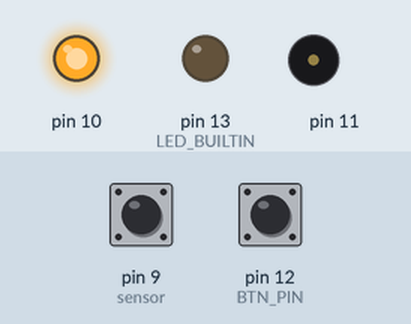
This sketch was run on a simulated Arduino Uno, built with avr-gcc and run on an emulated ATmega328P. Parts: output pins drawn as LEDs (lit = HIGH), buzzer (waves = sounding). The inputs (shaded band) are chosen by the test bench; at power-on: pin 12 (BTN_PIN) HIGH, pin 9 (sensor) HIGH.

Above: at 1.2 s.
1.3 s: pin 12 (BTN_PIN) pulled LOW for 0.15 s
At 2.01 s:
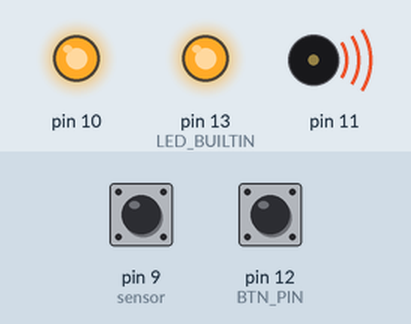
4.3 s: pin 12 (BTN_PIN) pulled LOW for 1 s
At 5.9 s:
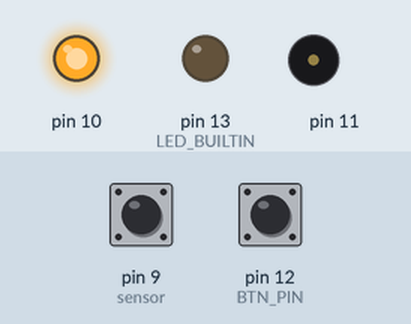
7.3 s: pin 12 (BTN_PIN) pulled LOW for 3.2 s
At 11.47 s:
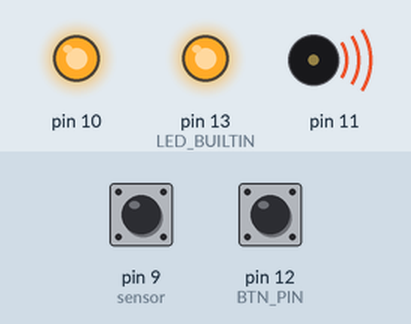
Timing chart, 0 to 19.2 s (numbered marks = the images above; inputs shaded):
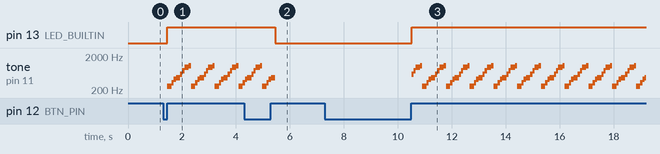

The sketch:

part_5.ino
```cpp
/**
 * Lab 1, Part 5 (30%)
 * Combine the previous two projects. The keypad is used to enter a new song
 * segment which replaces a previous song segment. You need to support the input
 * of tones at least from C to high C. The push-button still controls whether to
 * play the song. Demonstrate the ability to repetitively enter and play new
 * song
 * segments√√.
 *
 * Conditions:
 * Hold the button for at least 1.75 second or change the note duration and
 * delay.
 * Toggled the song to stop playing and press the pound symbol on the keypad to
 * program in a replacement composition.
 *
 * Remember: Show your lab instructor!
 */

/* Macros to make easy changes. */
#define BTN_PIN 12
#define LED_PIN LED_BUILTIN

/* Library taken from: <https://playground.arduino.cc/code/keypad> */
#include <Keypad.h>
const byte ROWS = 4;
const byte COLS = 3;
char keys[ROWS][COLS] = {
    {'1', '2', '3'}, {'4', '5', '6'}, {'7', '8', '9'}, {'*', '0', '#'}};
byte rowPins[ROWS] = {5, 6, 7, 8};
byte colPins[COLS] = {2, 3, 4};
Keypad kpd = Keypad(makeKeymap(keys), rowPins, colPins, ROWS, COLS);

/* btn { pressed, state, prev_state, pin } */
struct btn_s {
  int pressed;
  int state;
  int prev_state;
  const int pin;
} btn_def = {1, 1, 1, BTN_PIN};
typedef struct btn_s btn;

/* led { state, pin } */
struct led_s {
  int state;
  const int pin;
} led_def = {0, LED_PIN};
typedef struct led_s led;

/* debounce { delay, last_time } */
struct debounce_s {
  const unsigned delay;
  unsigned long last_time; /* old millis() */
} dbn_def = {10, 0};
typedef debounce_s dbn;

/* sound { output, playing, position }*/
struct sound_s {
  const byte output;
  bool playing;
  uint8_t position;
} snd_def = {11, false, 0};
typedef sound_s snd;

/* music { composition, frequency, duration, octave, position } */
struct music_s {
  char composition[8];
  double frequency[8];
  double octave_frequency[8];
  uint8_t duration[8];
  uint8_t octave;
  uint8_t position;
} msc_def = {{'c', 'd', 'e', 'f', 'g', 'a', 'b', 'h'}, //{'h', 'd', 'd', 'f', 'a', 'f', 'g', 'h'},
             {},
             {},
             {16, 8, 8, 16, 8, 8, 16, 8},
             1,
             0};
typedef music_s msc;

/* Initalize structs with default values. */
btn *Toggle   = &btn_def;
led *LED      = &led_def;
dbn *Debounce = &dbn_def;
snd *Sound    = &snd_def;
msc *Music    = &msc_def;

uint8_t get_pitch(char note) {
  static const uint8_t lookup[8] =
  { 0x9 /* a */
  , 0xB /* b */
  , 0x0 /* c */
  , 0x2 /* d */
  , 0x4 /* e */
  , 0x5 /* f */
  , 0x7 /* g */
  , 0xC /* h (High C) */
  };      /* Numerical pitch mapped to note. */
  if (note > '8')
    return lookup[note - 'a'];
  return lookup[note - '1'];
}

/**
 * update_music(char*) - Given a char ptr, generate associated frequencies.
 * TODO:
 * We might want to also generate the higher octave frequencies by default.
 * This would allow us to not have more abstraction logic for dealing with
 * the touch sensor.
 */
void update_music(char *composition) {
  for (int i = 0; i < 8; i++) {
    uint8_t pitch = get_pitch(composition[i]);
    Music->octave_frequency[i] = 261.2 * pow(2, (2 * pitch) / 12.);
    Music->frequency[i] = 261.2 * pow(2, pitch / 12.);
  }
  Sound->position = 0; /* Sound device should start anew. */
  Music->position = 0; /* Ya, know I am not sure... */
}

void play_music() {
  uint8_t length = Music->duration[Sound->position];
  if (digitalRead(9) == HIGH) { /* Touch pad sensor, check. */
    tone(Sound->output, Music->octave_frequency[Sound->position++], 70 * length);
  } else {
    tone(Sound->output, Music->frequency[Sound->position++], 70 * length);
  }
  delay(10 * length);
  noTone(Sound->output);
  if (Sound->position > 7)
    Sound->position = 0;
}

void print_music_composition() {
  for (int i = 0; i < 8; i++) {
    Serial.print(Music->composition[i]);
  }
  Serial.println();
}

void setup() {
  pinMode(Toggle->pin, INPUT_PULLUP);
  pinMode(LED->pin, OUTPUT);
  pinMode(10, OUTPUT);
  pinMode(9, INPUT_PULLUP);
  digitalWrite(10, HIGH);
  digitalWrite(LED->pin,
               LED->state); /* Our inital default for the LED is off, i.e. 0*/
  update_music(Music->composition); /* Generates default frequencies. */
  Serial.begin(9600);
}

void loop() {
  Toggle->pressed = digitalRead(Toggle->pin);

  if ((Toggle->prev_state) != (Toggle->pressed)) {
    /* If the last button state does not match the current reading, update
     * last debounce time. */
    Debounce->last_time = millis();
  }

  /* currentUptime - oldUptime > delay */
  if ((millis() - (Debounce->last_time)) > (Debounce->delay)) {
    /* The button is still changed after delay. */
    if (Toggle->state != Toggle->pressed) {
      Toggle->state = Toggle->pressed;
      if (Toggle->state) {
        LED->state = !LED->state;
        Sound->playing = !Sound->playing;
      }
    }
  }

  digitalWrite(LED->pin, LED->state);

  /**
   * The following code physically means, if the button toggles the sound off.
   * If the user then presses the pound key on the keypad, then read in 8 keys.
   * waitForKey() is a blocking call.
   *
   * TODO: Use a for-loop.
   */
  if (!Sound->playing) {
    noTone(Sound->output); /* TODO: does this improve the responsiveness? */
    char key = kpd.getKey();
    if (key == '#') {
      Music->composition[0] = kpd.waitForKey();
      Music->composition[1] = kpd.waitForKey();
      Music->composition[2] = kpd.waitForKey();
      Music->composition[3] = kpd.waitForKey();
      Music->composition[4] = kpd.waitForKey();
      Music->composition[5] = kpd.waitForKey();
      Music->composition[6] = kpd.waitForKey();
      Music->composition[7] = kpd.waitForKey();

      update_music(Music->composition);
      Serial.println("Music composition updated to: ");
      print_music_composition();
    }
  }

  /**
   * TODO: We might want to look into adding the octave support here.
   * if (Sound->player && digitalRead(touch_sensor) == HIGH) ...
   */
  if (Sound->playing) {
    play_music();
  }

  Toggle->prev_state = Toggle->pressed;
}
```

Measured:
- after the input at 1.3 s, pin 13 (LED_BUILTIN): LOW → HIGH after 0.16 s; tone on pin 11: silent → 261 Hz after 0.16 s, then repeats every 0.88 s: 329 Hz 0.08 s, 414 Hz 0.08 s, 465 Hz 0.16 s, 586 Hz 0.08 s, 738 Hz 0.08 s, 930 Hz 0.16 s, 1044 Hz 0.08 s, 261 Hz 0.16 s
- after the input at 4.3 s, pin 13 (LED_BUILTIN): HIGH → LOW after 1.2 s
- after the input at 7.3 s, pin 13 (LED_BUILTIN): LOW → HIGH after 3.2 s; tone on pin 11: silent → 586 Hz after 3.2 s, then repeats every 0.88 s: 738 Hz 0.08 s, 930 Hz 0.16 s, 1044 Hz 0.08 s, 261 Hz 0.16 s, 329 Hz 0.08 s, 414 Hz 0.08 s, 465 Hz 0.16 s, 586 Hz 0.08 s
